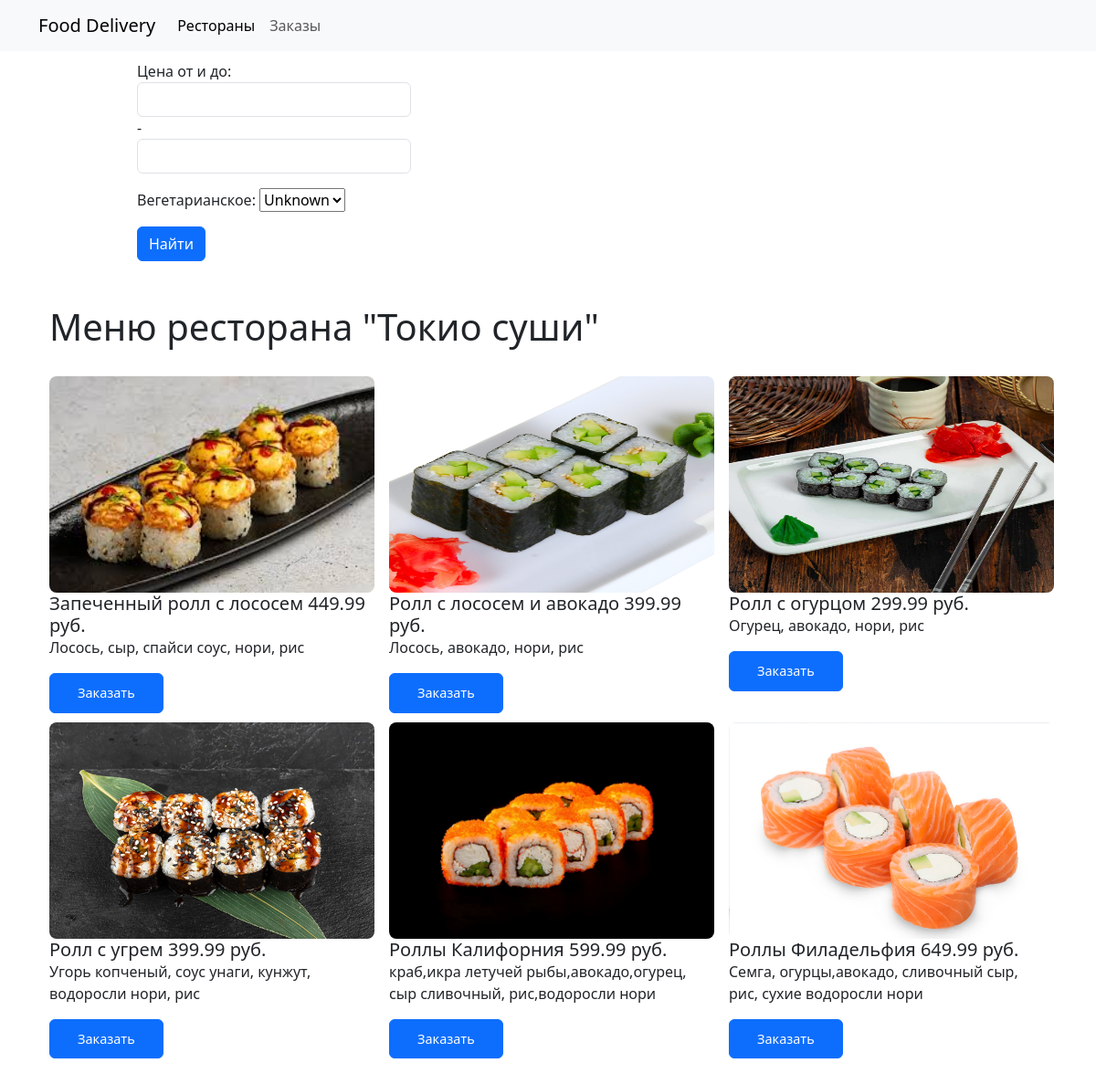
The app's page /delivery/rests/menu_2 with its own data.
### food_delivery/models.py (models this page shows, shortened)
class Restaurant(models.Model):
    id_rest = models.AutoField(auto_created=True, primary_key=True, verbose_name='id ресторана')
    name = models.CharField(max_length=80,verbose_name='название ресторана')
    address = models.CharField(max_length=100,verbose_name='адрес ресторана')
    photo_rest = models.ImageField(null = True, blank = True, upload_to=rest_photo_directory_path, verbose_name='фото ресторана')
    id_warehouse = models.OneToOneField(
        Warehouse,
        verbose_name='склад',
        related_name='restaurant',
        null=True,
        blank=True,
        on_delete=models.SET_NULL
    )
    class Meta:
        verbose_name = 'Ресторан'
        verbose_name_plural = 'Рестораны'
        ordering = ['name']

class Menu(models.Model):
    id_dish = models.AutoField(auto_created = True, primary_key = True,verbose_name = 'id блюда')
    name = models.CharField(max_length=90,verbose_name='название блюда')
    category = models.CharField(max_length=40,verbose_name='категория', choices=category_dishes)
    composition  = models.TextField(verbose_name='состав блюда')
    price = models.DecimalField(max_digits=7,decimal_places=2,verbose_name='цена блюда',null=True)
    preview = models.ImageField(null = True, blank = True,upload_to=menu_preview_directory_path,verbose_name='фото блюда')
    id_rest = models.ForeignKey(
        Restaurant,
        verbose_name='ресторан',
        related_name='menu',
        null=True,
        blank=True,
        on_delete=models.SET_NULL
    )
    class Meta:
        verbose_name = 'Меню'
        verbose_name_plural = 'Меню'
        ordering = ['name']

### food_delivery/views.py (the view)
# urls.py: path('rests/menu_<int:pk>',RestaurantMenu.as_view(), name = 'rest_menu'),
class RestaurantMenu(DetailView):
    template_name = 'food_delivery/menu_list.html'
    model = Restaurant
    context_object_name = 'rest'
    def get_context_data(self, **kwargs):
        context_data = super(RestaurantMenu, self).get_context_data()
        rest_pk = self.kwargs.get('pk', None)
        f = MenuFilter(self.request.GET, queryset=food_delivery.models.Menu.objects.filter(id_rest=rest_pk))
        context_data['filter'] = f
        return context_data

### food_delivery/templates/food_delivery/menu_list.html (shortened to what this page needs)
{% extends 'base.html' %}
{% block sidebar %}
<div class="col-md-3" style="margin-top: 10px; margin-left: 150px;">
    <div class="card-body">
        <form method="get">
            {{ filter.form.as_p }}
            <button class="btn btn-primary" type="submit">Найти</button>
        </form>
    </div>
</div>
{% endblock %}
{% block body %}
<div class="container nt-5 mb-5">
    <div class="container nt-5 mt-5">
        <h1 style="margin-bottom: 30px;">Меню ресторана "{{rest.name}}"</h1>
        <div class="row">
            {% for dish in filter.qs %}
                <div class="col-md-4 nt-4" style="margin-bottom: 10px">
                    <div class="card-img-container">
                        {% if dish.preview %}
                            <img src="{{dish.preview.url}}" class="rounded-3" width="356px" height="237px"/>
                        {% endif %}
                    </div>
                    <div class="card-body " >
                        <h5 class="card-title">{{dish.name}}        {{dish.price}} руб.</h5>
                        <p class="card-text">{{dish.composition}}</p>
                        <form action="{% url 'food_delivery:create_order' rest.pk %}">
                            <button class="btn btn-primary" style="padding: 10px 30px; font-size: 0.9rem;"
                            >Заказать</button>
                        </form>
                    </div>
                </div>
            {% endfor %}
        </div>
    </div>
</div>
{% endblock %}

### food_delivery/templates/base.html (style rules this page uses)
body { margin: 0; padding: 0; }

### records on screen
Restaurant: name "Токио суши"
Menu: preview (picture), name "Запеченный ролл с лососем", price "449.99", composition "Лосось, сыр, спайси соус, нори, рис"
Menu: preview (picture), name "Ролл с лососем и авокадо", price "399.99", composition "Лосось, авокадо, нори, рис"
Menu: preview (picture), name "Ролл с огурцом", price "299.99", composition "Огурец, авокадо, нори, рис"
Menu: preview (picture), name "Ролл с угрем", price "399.99", composition "Угорь копченый, соус унаги, кунжут, водоросли нори, рис"
Menu: preview (picture), name "Роллы Калифорния", price "599.99", composition "краб,икра летучей рыбы,авокадо,огурец, сыр сливочный, рис,водоросли нори"
Menu: preview (picture), name "Роллы Филадельфия", price "649.99", composition "Семга, огурцы,авокадо, сливочный сыр, рис, сухие водоросли нори"
